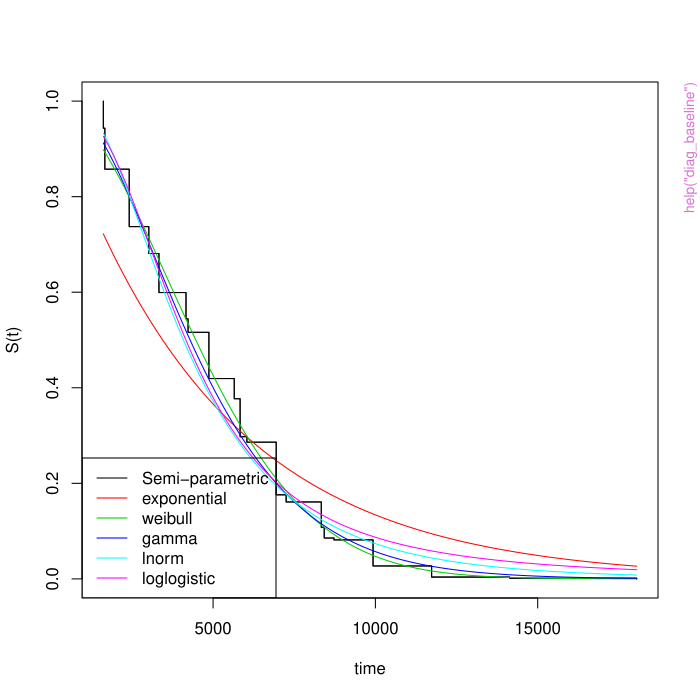

Generate this figure with R:
pkgname <- "icenReg"
source(file.path(R.home("share"), "R", "examples-header.R"))
options(warn = 1)
library('icenReg')

base::assign(".oldSearch", base::search(), pos = 'CheckExEnv')
cleanEx()
nameEx("diag_baseline")
### * diag_baseline

flush(stderr()); flush(stdout())

### Name: diag_baseline
### Title: Compare parametric baseline distributions with semi-parametric
###   baseline
### Aliases: diag_baseline

### ** Examples

	 data(essIncData_small)
	 useData <- essIncData_small
	 
	 #Note to user: suggest replacing useData with essIncData
	 #instead of essIncData_small. Using small dataset to quickly 
	 #pass CRAN tests
	 
	 fit_po <- ic_sp(Surv(inc_l, inc_u, type = 'interval2') ~ eduLevel * cntry,
	                 data = useData, bs_samples = 0, model = 'po')
	
	 diag_baseline(fit_po)

	 #Weibull model appears best fit



cleanEx()
nameEx("diag_covar")
### * diag_covar

flush(stderr()); flush(stdout())

### Name: diag_covar
### Title: Evaluate covariate effect for regression model
### Aliases: diag_covar

### ** Examples

	 data(essIncData_small)
	 useData <- essIncData_small
	 
	 #Note to user: suggest replacing useData with essIncData
	 #instead of essIncData_small. Using small dataset to quickly 
	 #pass CRAN tests
	 par(mfrow = c(1,2))
	 	 
	 diag_covar(Surv(inc_l, inc_u, type = 'interval2') ~ eduLevel * cntry, 
		         data = useData, model = 'po')
		
	 diag_covar(Surv(inc_l, inc_u, type = 'interval2') ~ eduLevel * cntry, 
		         data = useData, model = 'ph')


graphics::par(get("par.postscript", pos = 'CheckExEnv'))
cleanEx()
nameEx("essIncData")
### * essIncData

flush(stderr()); flush(stdout())

### Name: essIncData
### Title: Interval Censored Income Data from European Social Survey
### Aliases: essIncData

### ** Examples

#	Not run

#	data(essIncData)
#	
#	lnormFit <- ic_par(Surv(inc_l, inc_u, type = 'interval2') ~ eduLevel * cntry, 	
#	                   data = essIncData,
#	                   model = 'po',
#	                   dist = 'loglogistic')
#	
#	summary(lnormFit)



cleanEx()
nameEx("essIncData_small")
### * essIncData_small

flush(stderr()); flush(stdout())

### Name: essIncData_small
### Title: Interval Censored Income Data from European Social Survey
### Aliases: essIncData_small

### ** Examples

	data(essIncData_small)
	
	lnormFit <- ic_par(Surv(inc_l, inc_u, type = 'interval2') ~ eduLevel * cntry, 	
	                   data = essIncData_small,
	                   model = 'po',
	                   dist = 'loglogistic')
	
	summary(lnormFit)



graphics::par(get("par.postscript", pos = 'CheckExEnv'))
cleanEx()
nameEx("getFitEsts")
### * getFitEsts

flush(stderr()); flush(stdout())

### Name: getFitEsts
### Title: Get Estimates from icenReg Regression Model
### Aliases: getFitEsts

### ** Examples

	simdata <- simIC_weib(n = 500, b1 = .3, b2 = -.3,
                         inspections = 6, inspectLength = 1)
	fit <- ic_par(Surv(l, u, type = 'interval2') ~ x1 + x2,
                  data = simdata)
	new_data <- data.frame(x1 = c(1,2), x2 = c(-1,1))
	rownames(new_data) <- c('grp1', 'grp2')
	
	estQ <- getFitEsts(fit, new_data, p = c(.25, .5, .75))
	
	estP <- getFitEsts(fit, q = 400)



graphics::par(get("par.postscript", pos = 'CheckExEnv'))
cleanEx()
nameEx("getSCurves")
### * getSCurves

flush(stderr()); flush(stdout())

### Name: getSCurves
### Title: Get Estimated Survival Curves from Semi-parametric Model for
###   Interval Censored Data
### Aliases: getSCurves

### ** Examples

	set.seed(1)

	sim_data <- simIC_weib(n = 500, b1 = .3, b2 = -.3,
	                      shape = 2, scale = 2,
	                      inspections = 6, inspectLength = 1)
	fit <- ic_sp(Surv(l, u, type = 'interval2') ~ x1 + x2, data = sim_data, bs_samples = 0)	

	new_data <- data.frame(x1 = c(0,1), x2 = c(1, 1) )
	#want to fit survival curves with above covariates
	rownames(new_data) <- c('group 1', 'group 2')
	#getSCurves will name the survival curves according to rownames

	curveInfo <- getSCurves(fit, new_data)
	xs <- curveInfo$Tbull_ints
	#Extracting Turnbull intervals
	sCurves <- curveInfo$S_curves
	#Extracting estimated survival curves
	
	plot(xs[,1], sCurves[[1]], xlab = 'time', ylab = 'S(t)', 
	     type = 's', ylim = c(0,1),
	     xlim = range(as.numeric(xs), finite = TRUE))
	#plotting upper survival curve estimate
	lines(xs[,2], sCurves[[1]], type = 's')
	#plotting lower survival curve estimate
	
	lines(xs[,1], sCurves[[2]], col = 'blue', type = 's')
	lines(xs[,2], sCurves[[2]], col = 'blue', type = 's')
	#plotting upper and lower survival curves for group 2
	
	# Actually, all this plotting is a unnecessary: 
	# plot(fit, new_data) will bascially do this all
	# But this is more of a tutorial in case custom
	# plots were desired



cleanEx()
nameEx("ic_par")
### * ic_par

flush(stderr()); flush(stdout())

### Name: ic_par
### Title: Parametric Regression Models for Interval Censored Data
### Aliases: ic_par

### ** Examples

	data(miceData)
	
	logist_ph_fit <- ic_par(Surv(l, u, type = 'interval2') ~ grp, 
	                        data = miceData, dist = 'loglogistic')

	logist_po_fit <- ic_par(Surv(l, u, type = 'interval2') ~ grp, 
	                        data = miceData, dist = 'loglogistic', model = 'po')

	summary(logist_ph_fit)
	summary(logist_po_fit)



graphics::par(get("par.postscript", pos = 'CheckExEnv'))
cleanEx()
nameEx("ic_sp")
### * ic_sp

flush(stderr()); flush(stdout())

### Name: ic_sp
### Title: Semi-Parametric models for Interval Censored Data
### Aliases: ic_sp vcov.icenReg_fit summary.icenReg_fit plot.icenReg_fit

### ** Examples

	set.seed(1)

	sim_data <- simIC_weib(n = 500, inspections = 5, inspectLength = 1)
	ph_fit <- ic_sp(Surv(l, u, type = 'interval2') ~ x1 + x2, data = sim_data)	
	# Default fits a Cox-PH model
	
	summary(ph_fit)		
	# Regression estimates close to true 0.5 and -0.5 values


	new_data <- data.frame(x1 = c(0,1), x2 = c(1, 1) )
	rownames(new_data) <- c('group 1', 'group 2')
	plot(ph_fit, new_data)
	# plotting the estimated survival curves

	po_fit <- ic_sp(Surv(l, u, type = 'interval2') ~ x1 + x2, data = sim_data,
	                model = 'po')
	# fits a proportional odds model
	
	summary(po_fit)
	
	# Not run: how to set up multiple cores
	# library(doParallel)
	# myCluster <- makeCluster(2, type = 'FORK') 
	# registerDoParallel(myCluster)
	# fit <- ic_sp(Surv(l, u, type = 'interval2') ~ x1 + x2,
	#              data = sim_data, useMCores = TRUE)	



cleanEx()
nameEx("miceData")
### * miceData

flush(stderr()); flush(stdout())

### Name: miceData
### Title: Lung Tumor Interval Censored Data from Hoel and Walburg 1972
### Aliases: miceData

### ** Examples

	data(miceData)
	
	coxph_fit <- ic_sp(Surv(l, u, type = 'interval2') ~ grp, 
	                   bs_samples = 50,	
	                   data = miceData)
	
	#In practice, more bootstrap samples should be used for inference
	#Keeping it quick for CRAN testing purposes 
	
	summary(coxph_fit)



cleanEx()
nameEx("simIC_weib")
### * simIC_weib

flush(stderr()); flush(stdout())

### Name: simIC_weib
### Title: Simulates interval censored data from regression model with a
###   Weibull baseline
### Aliases: simIC_weib

### ** Examples

	set.seed(1)
	sim_data <- simIC_weib(n = 500, b1 = .3, b2 = -.3, model = 'ph', 
	                       shape = 2, scale = 2, inspections = 6, inspectLength = 1)
	#simulates data from a cox-ph with beta weibull distribution.
	
	diag_covar(Surv(l, u, type = 'interval2') ~ x1 + x2, data = sim_data, model = 'po')
	diag_covar(Surv(l, u, type = 'interval2') ~ x1 + x2, data = sim_data, model = 'ph')
	#'ph' fit looks better than 'po'; the difference between the transformed survival
	#function looks more constant



### * <FOOTER>
###
options(digits = 7L)
base::cat("Time elapsed: ", proc.time() - base::get("ptime", pos = 'CheckExEnv'),"\n")
grDevices::dev.off()
###
### Local variables: ***
### mode: outline-minor ***
### outline-regexp: "\\(> \\)?### [*]+" ***
### End: ***
quit('no')
